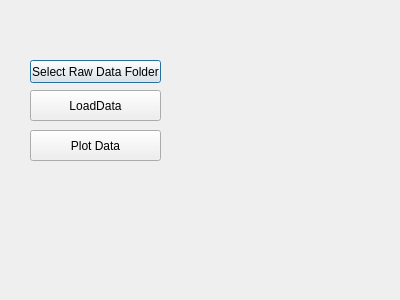
<?xml version="1.0" encoding="UTF-8"?>
<ui version="4.0">
 <class>Dialog</class>
 <widget class="QDialog" name="Dialog">
  <property name="geometry">
   <rect>
    <x>0</x>
    <y>0</y>
    <width>400</width>
    <height>300</height>
   </rect>
  </property>
  <property name="windowTitle">
   <string>Dialog</string>
  </property>
  <widget class="QPushButton" name="ButtonSelectRawDataFolder">
   <property name="geometry">
    <rect>
     <x>30</x>
     <y>60</y>
     <width>131</width>
     <height>23</height>
    </rect>
   </property>
   <property name="text">
    <string>Select Raw Data Folder</string>
   </property>
  </widget>
  <widget class="QPushButton" name="ButtonLoadData">
   <property name="geometry">
    <rect>
     <x>30</x>
     <y>90</y>
     <width>131</width>
     <height>31</height>
    </rect>
   </property>
   <property name="text">
    <string>LoadData</string>
   </property>
  </widget>
  <widget class="QPushButton" name="ButtonPlotRawData">
   <property name="geometry">
    <rect>
     <x>30</x>
     <y>130</y>
     <width>131</width>
     <height>31</height>
    </rect>
   </property>
   <property name="text">
    <string>Plot Data</string>
   </property>
  </widget>
 </widget>
 <resources/>
 <connections/>
</ui>
